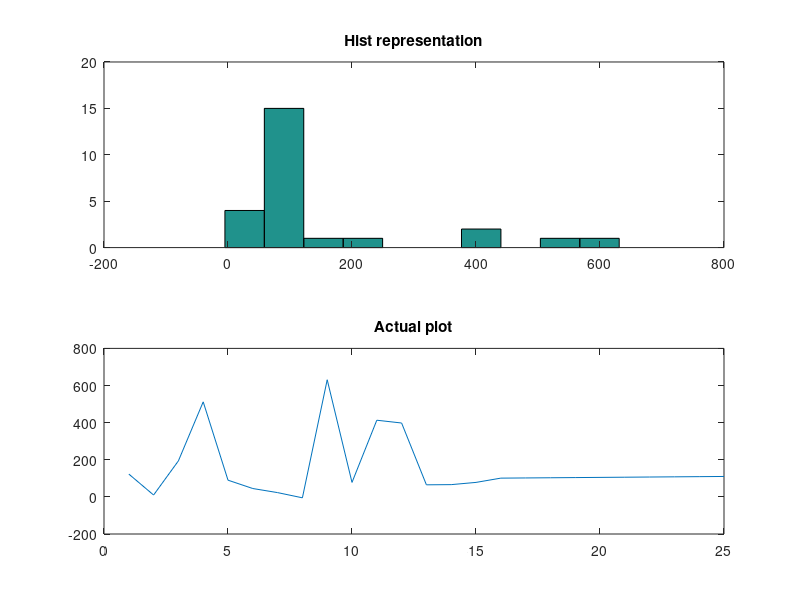

MATLAB code for this plot:
A  = csvread("csv_example.csv");
size(A)
even = sum(mod(A, 2) == 0)/ length(A); %even checker
fprintf("Probability of even num in file = %.4f", even)
fprintf("\n")
odd  = sum(mod(A, 2) == 1) / length(A);
fprintf("Probability of odd num in file = %.4f", odd)
fprintf("\n")

P(45) = sum(A==45)/length(A);
fprintf("P(5) = %.4f", P(45))
fprintf("\n")

P(90) = sum(A==90)/length(A);
fprintf("P(9) = %.4f", P(9))
fprintf("\n")

P(23) = sum(A==23)/length(A);
fprintf("P(13) = %.4f", P(23))
fprintf("\n")

P(131) = sum(A==131)/length(A);
fprintf("P(131) = %.4f", P(131))
fprintf("\n")

P(55) = sum(A==5 | A==-5)/length(A);
fprintf("P(5-5) = %.4f", P(55))
fprintf("\n")

subplot(2,1,1)
hist(A)
title("Hist representation")

subplot(2,1,2)
plot(A)
title("Actual plot")



